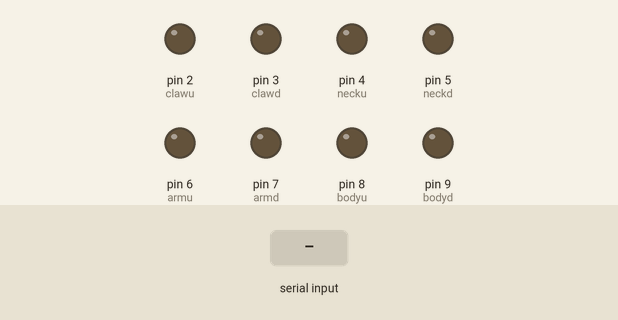
This sketch was run on a simulated Arduino Uno, built with avr-gcc and run on an emulated ATmega328P. Shown: output pins drawn as LEDs (lit = HIGH). The inputs (shaded band) are chosen by the test bench.

Above: at 1.2 s.
1.3 s: "C" received over Serial
At 2.0 s:
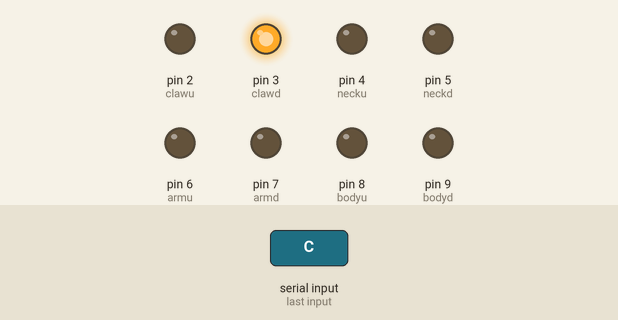
2.8 s: "D" received over Serial
At 3.2 s:
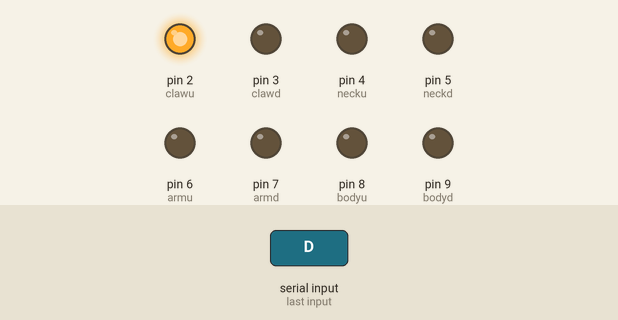
4.3 s: "N" received over Serial
At 5.5 s:
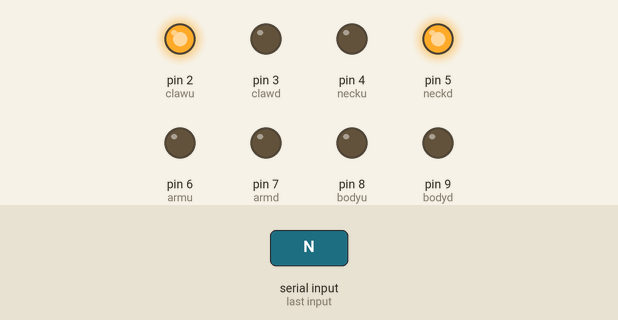
5.8 s: "M" received over Serial
At 6.7 s:
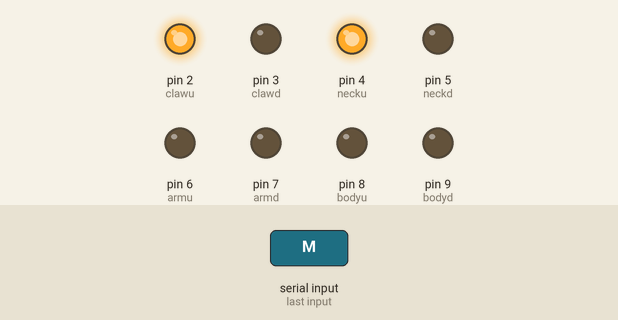
7.3 s: "A" received over Serial
At 7.8 s:
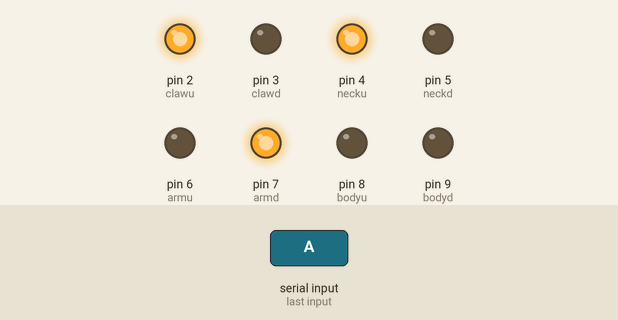
8.8 s: "B" received over Serial
At 10.1 s:
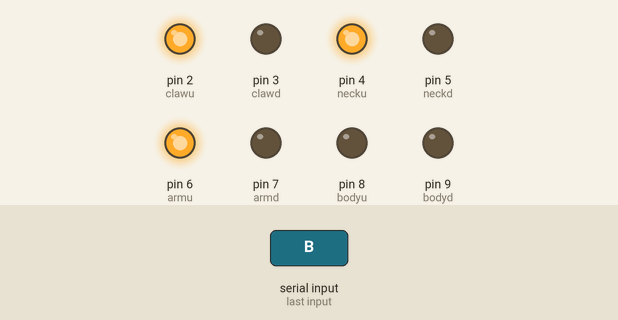
Timing chart, 0 to 11.3 s (numbered marks = the images above; inputs shaded):
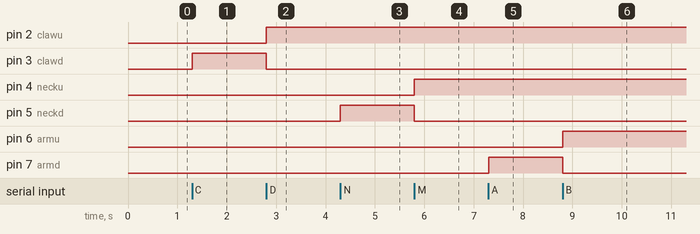

The sketch:

RobotwithBluetooth.ino
```cpp
const int clawu = 2;
const int clawd = 3;
const int necku = 4;
const int neckd = 5;
const int armu = 6;
const int armd = 7;
const int bodyu = 8;
const int bodyd = 9;


char receivedData;

void setup() {
  pinMode(clawu, OUTPUT);
  pinMode(clawd, OUTPUT);
  pinMode(necku, OUTPUT);
  pinMode(neckd, OUTPUT);
  pinMode(armu, OUTPUT);
  pinMode(armd, OUTPUT);
  pinMode(bodyu, OUTPUT);
  pinMode(bodyd, OUTPUT);


  pinMode(clawu, HIGH);
  pinMode(clawd, HIGH);
  pinMode(necku, HIGH);
  pinMode(neckd, HIGH);
  pinMode(armu, HIGH);
  pinMode(armd, HIGH);
  pinMode(bodyu, HIGH);
  pinMode(bodyd, HIGH);

  Serial.begin(9600);
}

void loop() {
  if (Serial.available()) {
    receivedData = Serial.read();
    switch (receivedData) {
      case 'C': // CLAW UP
        ClawUp();
        break;
      case 'D': // CLAW DOWN
        ClawDown();
        break;
      case 'N': // NECK UP
        NeckUp();
        break;
      case 'M': // NECK DOWN
        NeckDown();
        break;
      case 'A': // ARM UP
        ArmUp();
        break;
      case 'B': // ARM UP
        ArmDown();
        break;
      case 'E': // BODY UP
        BodyUp();
        break;
      case 'F': // BODY UP
        BodyDown();
        break;
      case 'Z': // BODY UP
        Stop();
        break;
      default:
        break;
    }
  }
}

void ClawUp() {
  digitalWrite(clawu, LOW);
  digitalWrite(clawd, HIGH);
}

void ClawDown() {
  digitalWrite(clawd, LOW);
  digitalWrite(clawu, HIGH);
}

void NeckUp() {
  digitalWrite(necku, LOW);
  digitalWrite(neckd, HIGH);
}
void NeckDown() {
  digitalWrite(neckd, LOW);
  digitalWrite(necku, HIGH);
}
void ArmUp() {
  digitalWrite(armu, LOW);
  digitalWrite(armd, HIGH);
}
void ArmDown() {
  digitalWrite(armd, LOW);
  digitalWrite(armu, HIGH);
}

void BodyUp() {
  digitalWrite(bodyu, LOW);
  digitalWrite(bodyd, HIGH);
}
void BodyDown() {
  digitalWrite(bodyd, LOW);
  digitalWrite(bodyu, HIGH);
}
void Stop() {
  digitalWrite(clawu, HIGH);
  digitalWrite(clawd, HIGH);
  digitalWrite(necku, HIGH);
  digitalWrite(neckd, HIGH);
  digitalWrite(armu, HIGH);
  digitalWrite(armd, HIGH);
  digitalWrite(bodyu, HIGH);
  digitalWrite(bodyd, HIGH);
}
```

Measured:
- after the input at 1.3 s, pin 3 (clawd): LOW → HIGH at once
- after the input at 2.8 s, pin 2 (clawu): LOW → HIGH at once; pin 3 (clawd): HIGH → LOW at once
- after the input at 4.3 s, pin 5 (neckd): LOW → HIGH at once
- after the input at 5.8 s, pin 4 (necku): LOW → HIGH at once; pin 5 (neckd): HIGH → LOW at once
- after the input at 7.3 s, pin 7 (armd): LOW → HIGH at once
- after the input at 8.8 s, pin 6 (armu): LOW → HIGH at once; pin 7 (armd): HIGH → LOW at once
